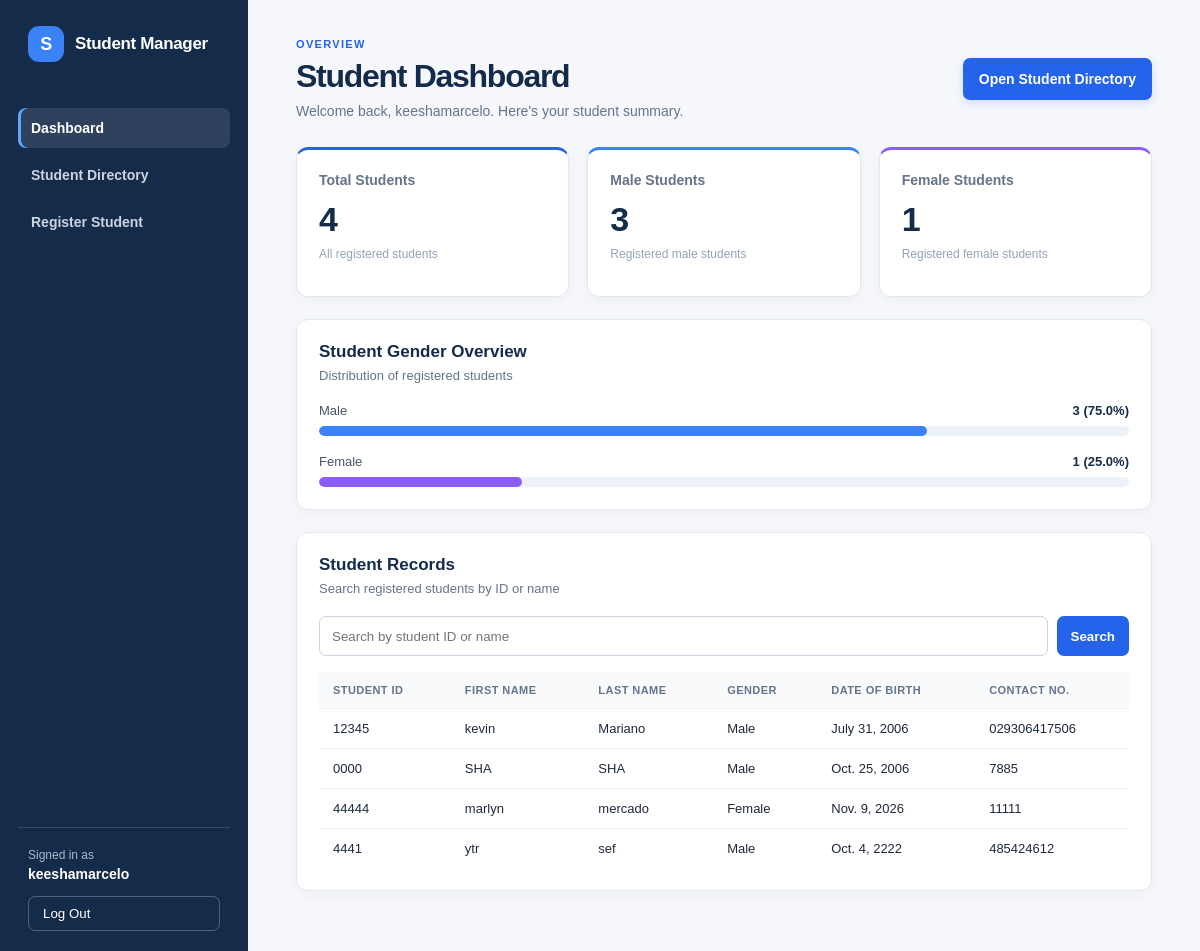
Screenshot of /registration/dashboard/ (signed in) with the database file from the repository.
### registration/models.py (models this page shows, shortened)
class Student(models.Model):
    GENDER_CHOICES = [
        ('Male', 'Male'),
        ('Female', 'Female'),
    ]
    student_id = models.CharField(max_length=20, unique=True)
    first_name = models.CharField(max_length=100)
    last_name = models.CharField(max_length=100)
    gender = models.CharField(max_length=10, choices=GENDER_CHOICES)
    date_of_birth = models.DateField()
    contact_no = models.CharField(max_length=20)

### registration/views.py (the view)
@user_passes_test(staff_check, login_url='staff_login')
def staff_dashboard(request):
    total_students = Student.objects.count()
    male_students = Student.objects.filter(gender='Male').count()
    female_students = Student.objects.filter(gender='Female').count()
    male_percent = (
        male_students / total_students * 100
        if total_students > 0 else 0
    )
    female_percent = (
        female_students / total_students * 100
        if total_students > 0 else 0
    )
    query = request.GET.get('q', '').strip()
    students = Student.objects.all().order_by('last_name', 'first_name')
    if query:
        students = students.filter(
            Q(student_id__icontains=query)
            | Q(first_name__icontains=query)
            | Q(last_name__icontains=query)
        )
    context = {
        'total_students': total_students,
        'male_students': male_students,
        'female_students': female_students,
        'male_percent': male_percent,
        'female_percent': female_percent,
        'students': students,
        'query': query,
    }
    return render(request, 'registration/dashboard.html', context)

### registration/views.py (called while the page is built)
def staff_check(user):
    return user.is_authenticated and user.is_staff

### registration/templates/registration/dashboard.html (shortened to what this page needs)
{% load static %}
<!DOCTYPE html>
<html lang="en">
<head>
    <link rel="stylesheet" href="{% static 'registration/style.css' %}">
</head>
<body class="dashboard-page">
    <div class="dashboard-shell">
        <aside class="dashboard-sidebar">
            <a class="dashboard-brand" href="{% url 'staff_dashboard' %}">
                <span class="brand-mark" aria-hidden="true">S</span>
                <span>Student Manager</span>
            </a>
            <nav class="dashboard-nav" aria-label="Dashboard navigation">
                <a class="nav-link active" href="{% url 'staff_dashboard' %}" aria-current="page">
                    Dashboard
                </a>
                <a class="nav-link" href="{% url 'student_list' %}">
                    Student Directory
                </a>
                <a class="nav-link" href="{% url 'student_create' %}">
                    Register Student
                </a>
            </nav>
            <div class="sidebar-account">
                <p class="account-label">Signed in as</p>
                <p class="account-name">{{ request.user.username }}</p>
                <form method="post" action="{% url 'logout' %}">
                    <button class="logout-button" type="submit">Log Out</button>
                </form>
            </div>
        </aside>
        <main class="dashboard-content">
            <header class="page-heading">
                <div>
                    <p class="eyebrow">OVERVIEW</p>
                    <h1>Student Dashboard</h1>
                    <p class="page-subtitle">Welcome back, {{ request.user.username }}. Here's your student summary.</p>
                </div>
                <a class="directory-link" href="{% url 'student_list' %}">
                    Open Student Directory
                </a>
            </header>
            <section class="summary-grid" aria-label="Student statistics">
                <article class="summary-card total-card">
                    <h2>Total Students</h2>
                    <p class="summary-number">{{ total_students }}</p>
                    <p class="card-caption">All registered students</p>
                </article>
                <article class="summary-card male-card">
                    <h2>Male Students</h2>
                    <p class="summary-number">{{ male_students }}</p>
                    <p class="card-caption">Registered male students</p>
                </article>
                <article class="summary-card female-card">
                    <h2>Female Students</h2>
                    <p class="summary-number">{{ female_students }}</p>
                    <p class="card-caption">Registered female students</p>
                </article>
            </section>
            <section class="report-section gender-section">
                <div class="section-heading">
                    <div>
                        <h2>Student Gender Overview</h2>
                        <p>Distribution of registered students</p>
                    </div>
                </div>
                <div class="gender-row">
                    <div class="gender-label">
                        <span>Male</span>
                        <strong>{{ male_students }} ({{ male_percent|floatformat:1 }}%)</strong>
                    </div>
                    <div class="bar-track" role="img" aria-label="Male students: {{ male_percent|floatformat:1 }}%">
                        <div class="bar-fill male-bar" style="width: {{ male_percent }}%;"></div>
                    </div>
                </div>
                <div class="gender-row">
                    <div class="gender-label">
                        <span>Female</span>
                        <strong>{{ female_students }} ({{ female_percent|floatformat:1 }}%)</strong>
                    </div>
                    <div class="bar-track" role="img" aria-label="Female students: {{ female_percent|floatformat:1 }}%">
                        <div class="bar-fill female-bar" style="width: {{ female_percent }}%;"></div>
                    </div>
                </div>
            </section>
            <section class="report-section student-section">
                <div class="section-heading">
                    <div>
                        <h2>Student Records</h2>
                        <p>Search registered students by ID or name</p>
                    </div>
                </div>
                <form method="get" action="{% url 'staff_dashboard' %}" class="search-form">
                    <input
                        type="search"
                        id="student-search"
                        name="q"
                        value="{{ query }}"
                        placeholder="Search by student ID or name"
                    >
                    <button type="submit">Search</button>
                </form>
                <div class="table-wrapper">
                    <table>
                        <thead>
                            <tr>
                                <th scope="col">Student ID</th>
                                <th scope="col">First Name</th>
                                <th scope="col">Last Name</th>
                                <th scope="col">Gender</th>
                                <th scope="col">Date of Birth</th>
                                <th scope="col">Contact No.</th>
                            </tr>
                        </thead>
                        <tbody>
                            {% for student in students %}
                                <tr>
                                    <td>{{ student.student_id }}</td>
                                    <td>{{ student.first_name }}</td>
                                    <td>{{ student.last_name }}</td>
                                    <td>{{ student.gender }}</td>
                                    <td>{{ student.date_of_birth }}</td>
                                    <td>{{ student.contact_no }}</td>
                                </tr>
                            {% empty %}
                                <tr>
                                    <td colspan="6" class="empty-message">
                                        No student records found.
                                    </td>
                                </tr>
                            {% endfor %}
                        </tbody>
                    </table>
                </div>
            </section>
        </main>
    </div>
</body>
</html>

### rows the page displays
Student: student_id "12345", first_name "kevin", last_name "Mariano", gender "Male", date_of_birth "July 31, 2006", contact_no "029306417506"
Student: student_id "0000", first_name "SHA", last_name "SHA", gender "Male", date_of_birth "Oct. 25, 2006", contact_no "7885"
Student: student_id "44444", first_name "marlyn", last_name "mercado", gender "Female", date_of_birth "Nov. 9, 2026", contact_no "11111"
Student: student_id "4441", first_name "ytr", last_name "sef", gender "Male", date_of_birth "Oct. 4, 2222", contact_no "485424612"

### other values shown
{{ request.user.username }} "keeshamarcelo"
{{ total_students }} "4"
{{ male_students }} "3"
{{ female_students }} "1"
{{ male_percent|floatformat:1 }} "75.0"
{{ female_percent|floatformat:1 }} "25.0"
